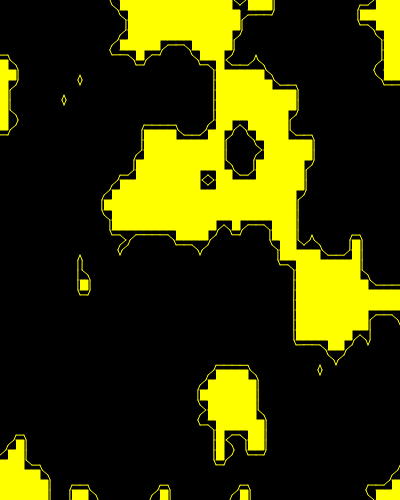
Frame 1 (no input)
Frame 60 (no input): identical to frame 1, image omitted
Frame 120 (the mouse pressed at the canvas centre since frame 60): identical to frame 1, image omitted

The p5.js sketch that drew this single still picture (run headless with seeded random() and noise() and a simulated clock; from frame 60 on, the mouse is pressed at the canvas centre):

// p5.js sketch
// ── sketch.js
// Size of the visual representation of the corners of the cubes
let dotSize = undefined;

// Contains each corner of the square
let dotArr = [];

// Determines the amount of blocks in the horizontal axis as well as the vertical axis
const totalBlocksWidth = 50;
const totalBlocksHeight = 50;

// Used for drawing the blocks
let blocksWidth;
let blocksHeight;
let halfWidth;
let halfHeight;

// Used to make the noise move (Creates illusion of moving across a map)
let xOffset = 0;

function setup() {
  // Sets up the canvas to take only 1 third of the display screen
  const newWidth = windowWidth / 3;
  const newHeight = windowHeight / 2;
  createCanvas(newWidth, newHeight);

  // Determines neccesary spacing
  blocksWidth = width / totalBlocksWidth;
  blocksHeight = height / totalBlocksHeight;
  halfWidth = blocksWidth / 2;
  halfHeight = blocksHeight / 2;

  // Sets up and dynamic dot size to visualize cube corners
  const dotScaler = windowWidth / 4;
  dotSize = windowWidth > windowHeight ? windowWidth / dotScaler : windowHeight / dotScaler;

  noiseSeed(0);
}

function draw() {
  background(0);
  strokeWeight(dotSize);

  generateMarchingSquares();

  // Displays each dot based on the value assigned to them
  // 0 is black
  // 1 is white
  // for (let xPos = 0; xPos <= totalBlocksWidth; xPos++) {
  //   for (let yPos = 0; yPos <= totalBlocksHeight; yPos++) {
  //     stroke(dotArr[xPos][yPos] * 255);
  //     point(blocksWidth * xPos, blocksHeight * yPos);
  //   }
  // }

  //Draws sqaures
  for (let xPos = 1; xPos <= totalBlocksWidth; xPos++) {
    for (let yPos = 1; yPos <= totalBlocksHeight; yPos++) {
      push();
      translate(blocksWidth * xPos - halfWidth, blocksHeight * yPos - halfHeight);
      stroke(255, 255, 0);
      strokeWeight(1);

      drawEdge(xPos - 1, yPos - 1);

      pop();
    }
  }
}

function generateMarchingSquares() {
  // Cycles through the amount of corners on the grid, giving each a random noise smoothed value
  // This value represents wether the dot is considered active of not
  // The noise multiplier specifies how fast the noise moves
  dotArr = [];

  const noiseMovementMultiplier = 0.1;
  for (let xPos = 0; xPos <= totalBlocksWidth; xPos++) {
    let arrRow = [];

    for (let yPos = 0; yPos <= totalBlocksHeight; yPos++) {
      const tempVal = noise(xPos * noiseMovementMultiplier + xOffset, yPos * noiseMovementMultiplier);
      arrRow.push(tempVal);
    }

    dotArr.push(arrRow);
  }
}

function drawEdge(xPos, yPos) {
  // Cycles through each square and determines an lookup index
  // This is acomplished by creating a binary value from the corner values
  // This binary value is then converted into a decimal value which is compared
  // to the lookup table to determine the correct edges needed
  const topRight = dotArr[xPos + 1][yPos];
  const bottomRight = dotArr[xPos + 1][yPos + 1];
  const bottomLeft = dotArr[xPos][yPos + 1];
  const topLeft = dotArr[xPos][yPos];

  finalBinaryString = `${round(topLeft)}${round(topRight)}${round(bottomRight)}${round(bottomLeft)}`;
  const finalVal = parseInt(finalBinaryString, 2);

  lookUpTable[finalVal](topLeft, topRight, bottomRight, bottomLeft);
}

const division = 4;
const setColor = function () {
  fill(255, 255, 0);
  stroke(255, 255, 0);
};

// The lookup table determining which edges should be drawn
// TODO: Fix lookup table to fill values
lookUpTable = {
  0: function (topLeft, topRight, bottomRight, bottomLeft) {},
  1: function (topLeft, topRight, bottomRight, bottomLeft) {
    const newYVal = lerp(0, blocksHeight / division, bottomLeft - topLeft);
    const newXVal = lerp(blocksWidth / division, 0, bottomLeft - bottomRight);

    line(-halfWidth, newYVal, -newXVal, halfHeight);
  },
  2: function (topLeft, topRight, bottomRight, bottomLeft) {
    const newYVal = lerp(0, blocksHeight / division, bottomRight - topRight);
    const newXVal = lerp(blocksWidth / division, 0, bottomRight - bottomLeft);

    line(newXVal, halfHeight, halfWidth, newYVal);
  },
  3: function (topLeft, topRight, bottomRight, bottomLeft) {
    const newYValLeft = lerp(0, blocksHeight / division, bottomLeft - topLeft);
    const newYValRight = lerp(0, blocksHeight / division, bottomRight - topRight);

    line(-halfWidth, newYValLeft, halfWidth, newYValRight);
  },
  4: function (topLeft, topRight, bottomRight, bottomLeft) {
    const newYVal = lerp(0, blocksHeight / division, topRight - bottomRight);
    const newXVal = lerp(blocksWidth / division, 0, topRight - topLeft);

    line(newXVal, -halfHeight, halfWidth, -newYVal);
  },
  5: function (topLeft, topRight, bottomRight, bottomLeft) {
    let newYVal = lerp(0, blocksHeight / division, bottomLeft - topLeft);
    let newXVal = lerp(blocksWidth / division, 0, topRight - topLeft);

    line(newXVal, -halfHeight, -halfWidth, newYVal);

    newYVal = lerp(0, blocksHeight / division, topRight - bottomRight);
    newXVal = lerp(blocksWidth / division, 0, bottomLeft - bottomRight);

    line(-newXVal, halfHeight, halfWidth, -newYVal);
  },
  6: function (topLeft, topRight, bottomRight, bottomLeft) {
    const newXValTop = lerp(blocksWidth / division, 0, topRight - topLeft);
    const newXValBottom = lerp(blocksWidth / division, 0, bottomRight - bottomLeft);

    line(newXValBottom, halfHeight, newXValTop, -halfHeight);
  },
  7: function (topLeft, topRight, bottomRight, bottomLeft) {
    const newYVal = lerp(0, blocksHeight / division, bottomLeft - topLeft);
    const newXVal = lerp(blocksWidth / division, 0, topRight - topLeft);

    line(-halfWidth, newYVal, newXVal, -halfHeight);
  },
  8: function (topLeft, topRight, bottomRight, bottomLeft) {
    const newYVal = lerp(0, blocksHeight / division, topLeft - bottomLeft);
    const newXVal = lerp(blocksWidth / division, 0, topLeft - topRight);

    line(-halfWidth, newYVal, -newXVal, -halfHeight);
  },
  9: function (topLeft, topRight, bottomRight, bottomLeft) {
    const newXValTop = lerp(blocksWidth / division, 0, topLeft - topRight);
    const newXValBottom = lerp(blocksWidth / division, 0, bottomLeft - bottomRight);

    line(-newXValBottom, halfHeight, -newXValTop, -halfHeight);
  },
  //DO HERE
  10: function (topLeft, topRight, bottomRight, bottomLeft) {
    let newYVal = lerp(0, blocksHeight / division, topLeft - bottomLeft);
    let newXVal = lerp(blocksWidth / division, 0, bottomRight - bottomLeft);

    line(-halfWidth, -newYVal, newXVal, halfHeight);

    newYVal = lerp(0, blocksHeight / division, bottomRight - topRight);
    newXVal = lerp(blocksWidth / division, 0, topLeft - topRight);

    line(-newXVal, -halfHeight, halfWidth, newYVal);
  },
  11: function (topLeft, topRight, bottomRight, bottomLeft) {
    const newYVal = lerp(0, blocksHeight / division, bottomRight - topRight);
    const newXVal = lerp(blocksWidth / division, 0, topLeft - topRight);

    line(-newXVal, -halfHeight, halfWidth, newYVal);
  },
  12: function (topLeft, topRight, bottomRight, bottomLeft) {
    const newYValLeft = lerp(0, blocksHeight / division, topLeft - bottomLeft);
    const newYValRight = lerp(0, blocksHeight / division, topRight - bottomRight);

    line(-halfWidth, -newYValLeft, halfWidth, -newYValRight);
  },
  13: function (topLeft, topRight, bottomRight, bottomLeft) {
    const newYVal = lerp(0, blocksHeight / division, topRight - bottomRight);
    const newXVal = lerp(blocksWidth / division, 0, bottomLeft - bottomRight);

    line(-newXVal, halfHeight, halfWidth, -newYVal);
  },
  14: function (topLeft, topRight, bottomRight, bottomLeft) {
    const newYVal = lerp(0, blocksHeight / division, topLeft - bottomLeft);
    const newXVal = lerp(blocksWidth / division, 0, bottomRight - bottomLeft);

    line(-halfWidth, -newYVal, newXVal, halfHeight);
  },
  15: function (topLeft, topRight, bottomRight, bottomLeft) {
    setColor();

    beginShape();
    vertex(-halfWidth, -halfHeight);
    vertex(halfWidth, -halfHeight);
    vertex(halfWidth, halfHeight);
    vertex(-halfWidth, halfHeight);
    endShape(closed);
  },
};

// ── square.js
class Square {
  // Create the object based on the position of the square
  // As well as the values of the corner positions
  constructor(position, size, offset) {
    this.cornerValues = [];
    this.position = position;
    this.size = size;
    this.offset = offset;

    this.edge = [];
  }

  // determines the values of the corners based on the position of the square
  createCornerValues(simplex) {
    this.cornerValues = [];

    // How fast you cycle over the noise
    const noiseMultiplier = 0.0025;

    for (let x = 0; x < 2; x++) {
      this.cornerValues[x] = [];
      for (let y = 0; y < 2; y++) {
        const cornerPos = createVector(x * this.size.x + this.position.x + this.offset.x, y * this.size.y + this.position.y + this.offset.y);

        this.cornerValues[x][y] = simplex.noise3D(cornerPos.x * noiseMultiplier, cornerPos.y * noiseMultiplier, this.offset.z);
      }
    }
  }

  // Converts the values of the corners to a single binary value
  // Starts at the top left corner adding 0 if less than 0.5 and 1 if more
  // Binary value is used to lookup the correct edge to construct
  convertToBinary(cutoff, hOffest) {
    let finalString = '';

    // Adds binary values starting top left and proceeding clockwise
    finalString += this.cornerValues[0][0] - hOffest > cutoff ? '1' : '0';
    finalString += this.cornerValues[1][0] - hOffest > cutoff ? '1' : '0';
    finalString += this.cornerValues[1][1] - hOffest > cutoff ? '1' : '0';
    finalString += this.cornerValues[0][1] - hOffest > cutoff ? '1' : '0';

    return parseInt(finalString, 2);
  }

  determineEdge(cutoff, hOffest) {
    const lookupIndex = this.convertToBinary(cutoff, hOffest);

    // Place holders for the halfway points between corners
    // a between top left and right
    // b between right top and bottom
    // c between bottm left and right
    // d between left top and bottom
    const a = createVector(this.size.x / 2, 0);
    const b = createVector(this.size.x, this.size.y / 2);
    const c = createVector(this.size.x / 2, this.size.y);
    const d = createVector(0, this.size.y / 2);

    // Each corner value
    const c0 = this.cornerValues[0][0] - hOffest;
    const c1 = this.cornerValues[1][0] - hOffest;
    const c2 = this.cornerValues[1][1] - hOffest;
    const c3 = this.cornerValues[0][1] - hOffest;

    // Converted A
    const aConverted = createVector((this.size.x * c0) / (c0 - c1), 0);

    // Converted B
    const bConverted = createVector(this.size.x, (this.size.y * c1) / (c1 - c2));

    // Converted C
    const cConverted = createVector(this.size.x * (1 - c2 / (c2 - c3)), this.size.y);

    // Converted D
    const dConverted = createVector(0, this.size.y * (1 - c3 / (c3 - c0)));

    this.edge.push({
      func: () => {
        lookupTable[lookupIndex](aConverted, bConverted, cConverted, dConverted);
      },
      hOffest,
    });
  }

  // Draws the predetermined edge
  drawEdge() {
    const fromColor = color(255, 0, 0);
    const toColor = color(0, 0, 255);
    this.edge.forEach((e) => {
      stroke(lerpColor(fromColor, toColor, map(e.hOffest, -1, 1, 0, 1)));
      push();
      translate(this.position.x, this.position.y);
      strokeWeight(1);
      e.func();
      pop();
    });
  }

  // Displays the corners of the square according to their values
  // This is only for debugging purposes
  display() {
    strokeWeight(3);

    for (let x = 0; x < 2; x++) {
      for (let y = 0; y < 2; y++) {
        const val = map(this.cornerValues[x][y], -1, 1, 0, 255);

        stroke(val);
        fill(val);

        push();
        translate(this.position.x, this.position.y);
        point(x * this.size.x, y * this.size.y);
        pop();
      }
    }
  }
}

// Shorthand function for drawing a line between 2 vector points
function vectorLine(pointA, pointB) {
  line(pointA.x, pointA.y, pointB.x, pointB.y);
}

// Lookup table for drawing the neccesary edges
const lookupTable = {
  0: function () {},
  1: function (a, b, c, d) {
    vectorLine(d, c);
  },
  2: function (a, b, c, d) {
    vectorLine(c, b);
  },
  3: function (a, b, c, d) {
    vectorLine(d, b);
  },
  4: function (a, b, c, d) {
    vectorLine(a, b);
  },
  5: function (a, b, c, d) {
    vectorLine(a, d);
    vectorLine(b, c);
  },
  6: function (a, b, c, d) {
    vectorLine(a, c);
  },
  7: function (a, b, c, d) {
    vectorLine(d, a);
  },
  8: function (a, b, c, d) {
    vectorLine(d, a);
  },
  9: function (a, b, c, d) {
    vectorLine(a, c);
  },
  10: function (a, b, c, d) {
    vectorLine(a, b);
    vectorLine(c, d);
  },
  11: function (a, b, c, d) {
    vectorLine(a, b);
  },
  12: function (a, b, c, d) {
    vectorLine(d, b);
  },
  13: function (a, b, c, d) {
    vectorLine(b, c);
  },
  14: function (a, b, c, d) {
    vectorLine(d, c);
  },
  15: function (a, b, c, d) {},
};
